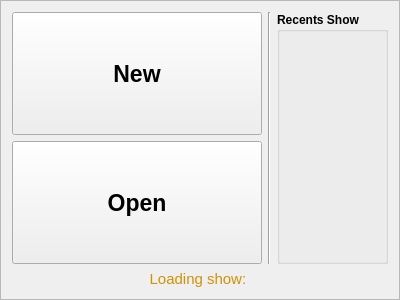
<?xml version="1.0" encoding="UTF-8"?>
<ui version="4.0">
 <class>welcomePanel</class>
 <widget class="QFrame" name="welcomePanel">
  <property name="geometry">
   <rect>
    <x>0</x>
    <y>0</y>
    <width>400</width>
    <height>300</height>
   </rect>
  </property>
  <property name="windowTitle">
   <string>Frame</string>
  </property>
  <property name="frameShape">
   <enum>QFrame::StyledPanel</enum>
  </property>
  <property name="frameShadow">
   <enum>QFrame::Raised</enum>
  </property>
  <layout class="QVBoxLayout" name="verticalLayout_3">
   <item>
    <layout class="QHBoxLayout" name="horizontalLayout_3">
     <item>
      <layout class="QVBoxLayout" name="verticalLayout_2">
       <item>
        <widget class="QPushButton" name="newB">
         <property name="sizePolicy">
          <sizepolicy hsizetype="Expanding" vsizetype="Expanding">
           <horstretch>0</horstretch>
           <verstretch>0</verstretch>
          </sizepolicy>
         </property>
         <property name="font">
          <font>
           <family>Arial</family>
           <pointsize>17</pointsize>
           <weight>75</weight>
           <bold>true</bold>
          </font>
         </property>
         <property name="text">
          <string>New</string>
         </property>
         <property name="flat">
          <bool>false</bool>
         </property>
        </widget>
       </item>
       <item>
        <widget class="QPushButton" name="openB">
         <property name="sizePolicy">
          <sizepolicy hsizetype="Expanding" vsizetype="Expanding">
           <horstretch>0</horstretch>
           <verstretch>0</verstretch>
          </sizepolicy>
         </property>
         <property name="font">
          <font>
           <family>Arial</family>
           <pointsize>17</pointsize>
           <weight>75</weight>
           <bold>true</bold>
          </font>
         </property>
         <property name="text">
          <string>Open</string>
         </property>
        </widget>
       </item>
      </layout>
     </item>
     <item>
      <widget class="Line" name="line">
       <property name="orientation">
        <enum>Qt::Vertical</enum>
       </property>
      </widget>
     </item>
     <item>
      <widget class="QGroupBox" name="groupBox">
       <property name="font">
        <font>
         <weight>75</weight>
         <bold>true</bold>
        </font>
       </property>
       <property name="title">
        <string>Recents Show</string>
       </property>
       <layout class="QHBoxLayout" name="horizontalLayout_2">
        <item>
         <layout class="QVBoxLayout" name="recentLayout"/>
        </item>
       </layout>
      </widget>
     </item>
    </layout>
   </item>
   <item>
    <widget class="QLabel" name="statusLabel">
     <property name="palette">
      <palette>
       <active>
        <colorrole role="WindowText">
         <brush brushstyle="SolidPattern">
          <color alpha="255">
           <red>206</red>
           <green>146</green>
           <blue>4</blue>
          </color>
         </brush>
        </colorrole>
        <colorrole role="Button">
         <brush brushstyle="SolidPattern">
          <color alpha="255">
           <red>127</red>
           <green>127</green>
           <blue>127</blue>
          </color>
         </brush>
        </colorrole>
        <colorrole role="Light">
         <brush brushstyle="SolidPattern">
          <color alpha="255">
           <red>191</red>
           <green>191</green>
           <blue>191</blue>
          </color>
         </brush>
        </colorrole>
        <colorrole role="Midlight">
         <brush brushstyle="SolidPattern">
          <color alpha="255">
           <red>159</red>
           <green>159</green>
           <blue>159</blue>
          </color>
         </brush>
        </colorrole>
        <colorrole role="Dark">
         <brush brushstyle="SolidPattern">
          <color alpha="255">
           <red>63</red>
           <green>63</green>
           <blue>63</blue>
          </color>
         </brush>
        </colorrole>
        <colorrole role="Mid">
         <brush brushstyle="SolidPattern">
          <color alpha="255">
           <red>84</red>
           <green>84</green>
           <blue>84</blue>
          </color>
         </brush>
        </colorrole>
        <colorrole role="Text">
         <brush brushstyle="SolidPattern">
          <color alpha="255">
           <red>107</red>
           <green>110</green>
           <blue>154</blue>
          </color>
         </brush>
        </colorrole>
        <colorrole role="BrightText">
         <brush brushstyle="SolidPattern">
          <color alpha="255">
           <red>255</red>
           <green>255</green>
           <blue>255</blue>
          </color>
         </brush>
        </colorrole>
        <colorrole role="ButtonText">
         <brush brushstyle="SolidPattern">
          <color alpha="255">
           <red>255</red>
           <green>255</green>
           <blue>255</blue>
          </color>
         </brush>
        </colorrole>
        <colorrole role="Base">
         <brush brushstyle="SolidPattern">
          <color alpha="255">
           <red>0</red>
           <green>0</green>
           <blue>0</blue>
          </color>
         </brush>
        </colorrole>
        <colorrole role="Window">
         <brush brushstyle="SolidPattern">
          <color alpha="255">
           <red>127</red>
           <green>127</green>
           <blue>127</blue>
          </color>
         </brush>
        </colorrole>
        <colorrole role="Shadow">
         <brush brushstyle="SolidPattern">
          <color alpha="255">
           <red>0</red>
           <green>0</green>
           <blue>0</blue>
          </color>
         </brush>
        </colorrole>
        <colorrole role="AlternateBase">
         <brush brushstyle="SolidPattern">
          <color alpha="255">
           <red>63</red>
           <green>63</green>
           <blue>63</blue>
          </color>
         </brush>
        </colorrole>
        <colorrole role="ToolTipBase">
         <brush brushstyle="SolidPattern">
          <color alpha="255">
           <red>255</red>
           <green>255</green>
           <blue>220</blue>
          </color>
         </brush>
        </colorrole>
        <colorrole role="ToolTipText">
         <brush brushstyle="SolidPattern">
          <color alpha="255">
           <red>0</red>
           <green>0</green>
           <blue>0</blue>
          </color>
         </brush>
        </colorrole>
        <colorrole role="PlaceholderText">
         <brush brushstyle="NoBrush">
          <color alpha="128">
           <red>107</red>
           <green>110</green>
           <blue>154</blue>
          </color>
         </brush>
        </colorrole>
       </active>
       <inactive>
        <colorrole role="WindowText">
         <brush brushstyle="SolidPattern">
          <color alpha="255">
           <red>206</red>
           <green>146</green>
           <blue>4</blue>
          </color>
         </brush>
        </colorrole>
        <colorrole role="Button">
         <brush brushstyle="SolidPattern">
          <color alpha="255">
           <red>127</red>
           <green>127</green>
           <blue>127</blue>
          </color>
         </brush>
        </colorrole>
        <colorrole role="Light">
         <brush brushstyle="SolidPattern">
          <color alpha="255">
           <red>191</red>
           <green>191</green>
           <blue>191</blue>
          </color>
         </brush>
        </colorrole>
        <colorrole role="Midlight">
         <brush brushstyle="SolidPattern">
          <color alpha="255">
           <red>159</red>
           <green>159</green>
           <blue>159</blue>
          </color>
         </brush>
        </colorrole>
        <colorrole role="Dark">
         <brush brushstyle="SolidPattern">
          <color alpha="255">
           <red>63</red>
           <green>63</green>
           <blue>63</blue>
          </color>
         </brush>
        </colorrole>
        <colorrole role="Mid">
         <brush brushstyle="SolidPattern">
          <color alpha="255">
           <red>84</red>
           <green>84</green>
           <blue>84</blue>
          </color>
         </brush>
        </colorrole>
        <colorrole role="Text">
         <brush brushstyle="SolidPattern">
          <color alpha="255">
           <red>107</red>
           <green>110</green>
           <blue>154</blue>
          </color>
         </brush>
        </colorrole>
        <colorrole role="BrightText">
         <brush brushstyle="SolidPattern">
          <color alpha="255">
           <red>255</red>
           <green>255</green>
           <blue>255</blue>
          </color>
         </brush>
        </colorrole>
        <colorrole role="ButtonText">
         <brush brushstyle="SolidPattern">
          <color alpha="255">
           <red>255</red>
           <green>255</green>
           <blue>255</blue>
          </color>
         </brush>
        </colorrole>
        <colorrole role="Base">
         <brush brushstyle="SolidPattern">
          <color alpha="255">
           <red>0</red>
           <green>0</green>
           <blue>0</blue>
          </color>
         </brush>
        </colorrole>
        <colorrole role="Window">
         <brush brushstyle="SolidPattern">
          <color alpha="255">
           <red>127</red>
           <green>127</green>
           <blue>127</blue>
          </color>
         </brush>
        </colorrole>
        <colorrole role="Shadow">
         <brush brushstyle="SolidPattern">
          <color alpha="255">
           <red>0</red>
           <green>0</green>
           <blue>0</blue>
          </color>
         </brush>
        </colorrole>
        <colorrole role="AlternateBase">
         <brush brushstyle="SolidPattern">
          <color alpha="255">
           <red>63</red>
           <green>63</green>
           <blue>63</blue>
          </color>
         </brush>
        </colorrole>
        <colorrole role="ToolTipBase">
         <brush brushstyle="SolidPattern">
          <color alpha="255">
           <red>255</red>
           <green>255</green>
           <blue>220</blue>
          </color>
         </brush>
        </colorrole>
        <colorrole role="ToolTipText">
         <brush brushstyle="SolidPattern">
          <color alpha="255">
           <red>0</red>
           <green>0</green>
           <blue>0</blue>
          </color>
         </brush>
        </colorrole>
        <colorrole role="PlaceholderText">
         <brush brushstyle="NoBrush">
          <color alpha="128">
           <red>107</red>
           <green>110</green>
           <blue>154</blue>
          </color>
         </brush>
        </colorrole>
       </inactive>
       <disabled>
        <colorrole role="WindowText">
         <brush brushstyle="SolidPattern">
          <color alpha="255">
           <red>63</red>
           <green>63</green>
           <blue>63</blue>
          </color>
         </brush>
        </colorrole>
        <colorrole role="Button">
         <brush brushstyle="SolidPattern">
          <color alpha="255">
           <red>127</red>
           <green>127</green>
           <blue>127</blue>
          </color>
         </brush>
        </colorrole>
        <colorrole role="Light">
         <brush brushstyle="SolidPattern">
          <color alpha="255">
           <red>191</red>
           <green>191</green>
           <blue>191</blue>
          </color>
         </brush>
        </colorrole>
        <colorrole role="Midlight">
         <brush brushstyle="SolidPattern">
          <color alpha="255">
           <red>159</red>
           <green>159</green>
           <blue>159</blue>
          </color>
         </brush>
        </colorrole>
        <colorrole role="Dark">
         <brush brushstyle="SolidPattern">
          <color alpha="255">
           <red>63</red>
           <green>63</green>
           <blue>63</blue>
          </color>
         </brush>
        </colorrole>
        <colorrole role="Mid">
         <brush brushstyle="SolidPattern">
          <color alpha="255">
           <red>84</red>
           <green>84</green>
           <blue>84</blue>
          </color>
         </brush>
        </colorrole>
        <colorrole role="Text">
         <brush brushstyle="SolidPattern">
          <color alpha="255">
           <red>63</red>
           <green>63</green>
           <blue>63</blue>
          </color>
         </brush>
        </colorrole>
        <colorrole role="BrightText">
         <brush brushstyle="SolidPattern">
          <color alpha="255">
           <red>255</red>
           <green>255</green>
           <blue>255</blue>
          </color>
         </brush>
        </colorrole>
        <colorrole role="ButtonText">
         <brush brushstyle="SolidPattern">
          <color alpha="255">
           <red>63</red>
           <green>63</green>
           <blue>63</blue>
          </color>
         </brush>
        </colorrole>
        <colorrole role="Base">
         <brush brushstyle="SolidPattern">
          <color alpha="255">
           <red>127</red>
           <green>127</green>
           <blue>127</blue>
          </color>
         </brush>
        </colorrole>
        <colorrole role="Window">
         <brush brushstyle="SolidPattern">
          <color alpha="255">
           <red>127</red>
           <green>127</green>
           <blue>127</blue>
          </color>
         </brush>
        </colorrole>
        <colorrole role="Shadow">
         <brush brushstyle="SolidPattern">
          <color alpha="255">
           <red>0</red>
           <green>0</green>
           <blue>0</blue>
          </color>
         </brush>
        </colorrole>
        <colorrole role="AlternateBase">
         <brush brushstyle="SolidPattern">
          <color alpha="255">
           <red>127</red>
           <green>127</green>
           <blue>127</blue>
          </color>
         </brush>
        </colorrole>
        <colorrole role="ToolTipBase">
         <brush brushstyle="SolidPattern">
          <color alpha="255">
           <red>255</red>
           <green>255</green>
           <blue>220</blue>
          </color>
         </brush>
        </colorrole>
        <colorrole role="ToolTipText">
         <brush brushstyle="SolidPattern">
          <color alpha="255">
           <red>0</red>
           <green>0</green>
           <blue>0</blue>
          </color>
         </brush>
        </colorrole>
        <colorrole role="PlaceholderText">
         <brush brushstyle="NoBrush">
          <color alpha="128">
           <red>107</red>
           <green>110</green>
           <blue>154</blue>
          </color>
         </brush>
        </colorrole>
       </disabled>
      </palette>
     </property>
     <property name="font">
      <font>
       <family>Arial</family>
       <pointsize>11</pointsize>
       <weight>50</weight>
       <italic>false</italic>
       <bold>false</bold>
       <strikeout>false</strikeout>
       <kerning>true</kerning>
      </font>
     </property>
     <property name="text">
      <string>Loading show: </string>
     </property>
     <property name="alignment">
      <set>Qt::AlignCenter</set>
     </property>
    </widget>
   </item>
  </layout>
 </widget>
 <resources/>
 <connections/>
</ui>
